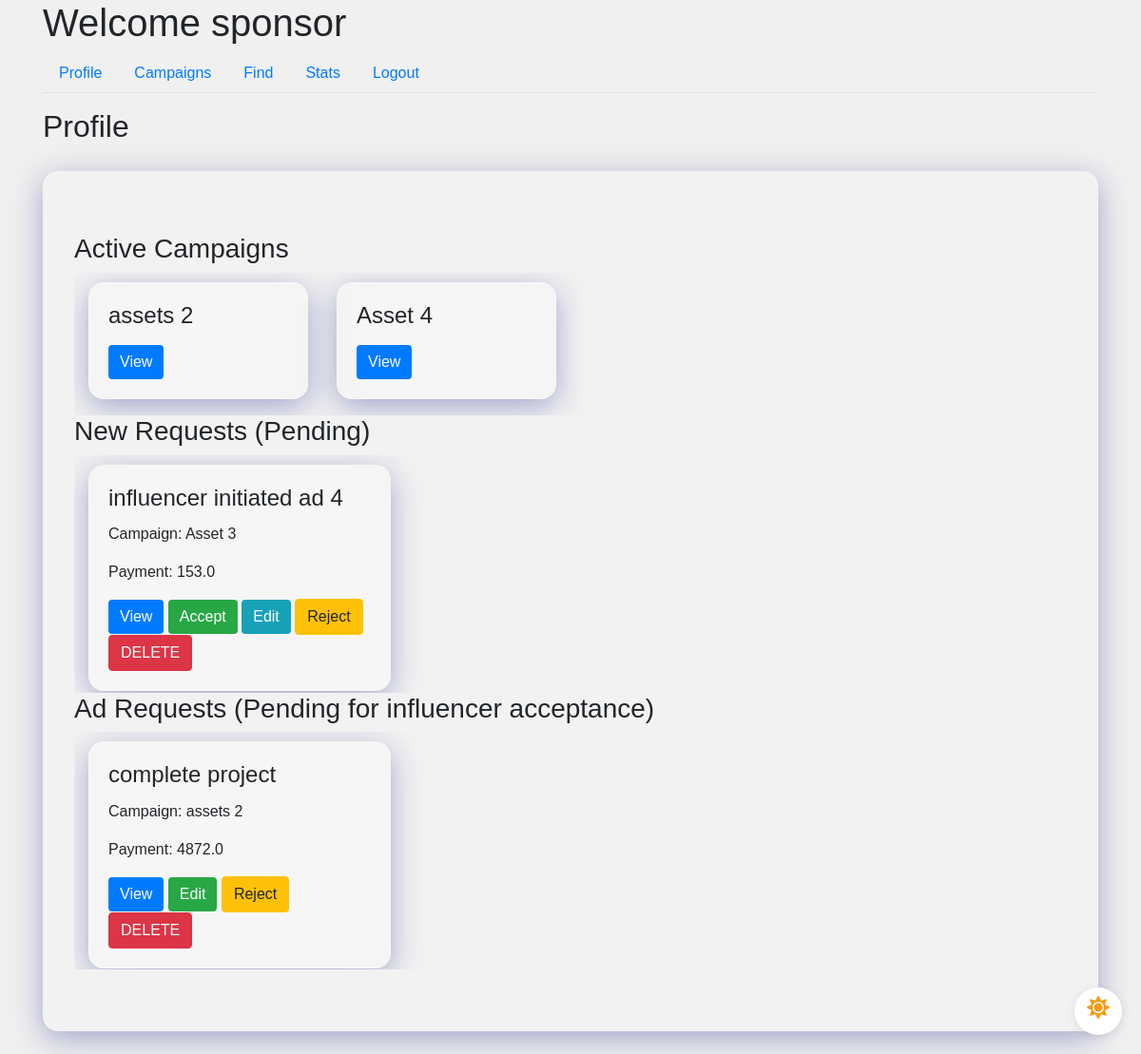
Page /sponsor/profile (signed in) on the committed database.
### app/models.py (models this page shows, shortened)
class User(UserMixin, db.Model):
    id = db.Column(db.Integer, primary_key=True)
    username = db.Column(db.String(64), unique=True, nullable=False)
    email = db.Column(db.String(120), unique=True, nullable=False)
    password_hash = db.Column(db.String(128), nullable=False)
    role = db.Column(db.String(20), nullable=False)
    industry = db.Column(db.String(120))  # For Sponsors
    platforms = db.Column(db.Text)  # For Influencers
    category = db.Column(db.String(120))  # For Influencers
    niche = db.Column(db.String(120))  # For Influencers
    profile_pic = db.Column(db.String(20), nullable=False, default='download.png')
    flag = db.Column(db.Boolean, default=False, nullable=False)  # Add flag column

class Campaign(db.Model):
    id = db.Column(db.Integer, primary_key=True)
    name = db.Column(db.String(100), nullable=False)
    description = db.Column(db.Text, nullable=False)
    budget = db.Column(db.Float, nullable=False)
    visibility = db.Column(db.String(10), nullable=False)  # 'public', 'private'
    start_date = db.Column(db.Date, nullable=False)
    end_date = db.Column(db.Date, nullable=False)
    user_id = db.Column(db.Integer, db.ForeignKey('user.id'), nullable=False)
    ad_requests = db.relationship('AdRequest', backref='campaign', lazy=True)
    flag = db.Column(db.Boolean, default=False, nullable=False)  # Add flag column

class AdRequest(db.Model):
    id = db.Column(db.Integer, primary_key=True)
    campaign_id = db.Column(db.Integer, db.ForeignKey('campaign.id'), nullable=False)
    influencer_id = db.Column(db.Integer, db.ForeignKey('user.id'), nullable=False)
    requirements = db.Column(db.Text, nullable=False)
    payment_amount = db.Column(db.Float, nullable=False)
    status_influencer = db.Column(db.String(10), nullable=False)
    status_sponsor = db.Column(db.String(10), nullable=False)

### app/routes.py (the view)
@main.route('/sponsor/profile')
@login_required
def sponsor_profile():
    if current_user.role != 'sponsor':
        return redirect(url_for('main.dashboard'))
    sponsor = current_user
    active_campaigns = Campaign.query.join(AdRequest, Campaign.id == AdRequest.campaign_id)\
    .filter(Campaign.user_id == sponsor.id, AdRequest.status_sponsor == "Accepted").all()
    new_requests = AdRequest.query.join(Campaign, AdRequest.campaign_id == Campaign.id)\
    .filter(
        Campaign.user_id == sponsor.id,
        AdRequest.status_sponsor == 'Pending', AdRequest.status_influencer != 'Rejected'
    ).all()
    active_influencer = User.query.filter_by(role='influencer').all()
    influencer_pending_request = AdRequest.query.join(Campaign, AdRequest.campaign_id == Campaign.id)\
                              .filter(Campaign.user_id == sponsor.id, AdRequest.status_influencer == 'Pending', AdRequest.status_sponsor != 'Rejected').all()
    return render_template('sponsor_profile.html',
                           sponsor=sponsor,
                           active_campaigns=active_campaigns,
                           active_influencer=active_influencer,
                           new_requests=new_requests,
                           influencer_pending_request=influencer_pending_request)

### app/models.py (called while the page is built)
@login_manager.user_loader
def load_user(user_id):
    return User.query.get(int(user_id))

### app/templates/sponsor_profile.html (shortened to what this page needs)
{% extends "sponsor_dashboard.html" %}
{% block tab_content %}
<h2>Profile</h2>
<div class="admin-profile-padding"></div>
<div class="col-md-13">
    <div class="jumbotron glassmorphism mb-4 animated" id="jumbotron">
        <h3>Active Campaigns</h3>
            <div class="scrollable-container scrollable-container-custom-height-spon-1">
                <div class="row-container">
                    {% for campaign in active_campaigns %}
                    <div class="col-md-3">
                        <div class="request-box card glassmorphism">
                            <div class="card-body">
                                <h4 class="card-title">{{ campaign.name }}</h4>
                                <button class="btn btn-primary" data-toggle="modal" data-target="#campaignModal" data-id="{{ campaign.id }}">View</button>
                            </div>
                        </div>
                    </div>
                    {% endfor %}
                </div>
            </div>
        <h3>New Requests (Pending)</h3>
            <div class="scrollable-container scrollable-container-custom-height-spon-2">
                <div class="row-container">
                    {% for request in new_requests %}
                    <div class="col-md-4">
                        <div class="request-box card glassmorphism">
                            <div class="card-body">
                                <h4 class="card-title">{{ request.requirements }}</h4>
                                <p class="card-text">Campaign: {{ request.campaign.name }}</p>
                                <p class="card-text">Payment: {{ request.payment_amount }}</p>
                                <button class="btn btn-primary" data-toggle="modal" data-target="#adRequestModal" data-id="{{ request.id }}">View</button>
                                {% for influencer in active_influencer %}
                                    {% if request.campaign.flag == 0 and current_user.flag == 0 and influencer.id == request.influencer_id and influencer.flag == 0 %}
                                        <a href="{{ url_for('main.accept_request_sponsor', id=request.id) }}" class="btn btn-success">Accept</a>
                                        <a href="{{ url_for('main.edit_ad_request_spon', id=request.id) }}" class="btn btn-info">Edit</a>
                                        <a href="{{ url_for('main.reject_request_sponsor', id=request.id) }}" class="btn btn-warning">Reject</a>
                                        <a href="{{ url_for('main.delete_ad_request', id=request.id) }}" class="btn btn-danger">DELETE</a>
                                    {% endif %}
                                {% endfor %}
                            </div>
                        </div>
                    </div>
                    {% endfor %}
                </div>
            </div>
        <h3>Ad Requests (Pending for influencer acceptance)</h3>
        <div class="scrollable-container scrollable-container-custom-height-spon-3">
            <div class="row-container">
                {% for request in influencer_pending_request %}
                <div class="col-md-4">
                    <div class="request-box card glassmorphism">
                        <div class="card-body">
                            <h4 class="card-title">{{ request.requirements }}</h4>
                            <p class="card-text">Campaign: {{ request.campaign.name }}</p>
                            <p class="card-text">Payment: {{ request.payment_amount }}</p>
                            <button class="btn btn-primary" data-toggle="modal" data-target="#adRequestModal" data-id="{{ request.id }}">View</button>
                            {% for influencer in active_influencer %}
                                {% if request.campaign.flag == 0 and current_user.flag == 0 and influencer.id == request.influencer_id and influencer.flag == 0 %}
                                    <a href="{{ url_for('main.edit_ad_request_spon', id=request.id) }}" class="btn btn-success">Edit</a>
                                    <a href="{{ url_for('main.reject_request_sponsor', id=request.id) }}" class="btn btn-warning">Reject</a>
                                    <a href="{{ url_for('main.delete_campaign', id=request.id) }}" class="btn btn-danger">DELETE</a>
                                {% endif %}
                            {% endfor %}
                        </div>
                    </div>
                </div>
                {% endfor %}
            </div>
        </div>
</div>
{% endblock %}

### app/templates/sponsor_dashboard.html (shortened to what this page needs)
{% extends "base.html" %}
{% block content %}
<div class="dark-mode-toggle">
    <label for="darkSwitch" class="toggle-label">
        <i class="fas fa-sun light-mode-icon"></i>
    </label>
</div>
<h1>Welcome {{ current_user.username }}</h1>
<ul class="nav nav-tabs">
    <li class="nav-item">
        <a class="nav-link" href="{{ url_for('main.sponsor_profile') }}">Profile</a>
    </li>
    <li class="nav-item">
        <a class="nav-link" href="{{ url_for('main.sponsor_campaigns') }}">Campaigns</a>
    </li>
    <li class="nav-item">
        <a class="nav-link" href="{{ url_for('main.sponsor_find') }}">Find</a>
    </li>
    <li class="nav-item">
        <a class="nav-link" href="{{ url_for('main.sponsor_stats') }}">Stats</a>
    </li>
    <li class="nav-item">
        <a class="nav-link" href="{{ url_for('main.logout') }}">Logout</a>
    </li>
</ul>
<div class="tab-content mt-3">
    {% block tab_content %}{% endblock %}
</div>
{% endblock %}

### app/static/css/styles.css (style rules this page uses)
.scrollable-container { display: flex; flex-direction: column; overflow-y: auto; height: 255px; scroll-snap-type: y mandatory; }
.scrollable-container-custom-height-spon-1 { height: 150px; }
.scrollable-container-custom-height-spon-2 { height: 250px; }
.scrollable-container-custom-height-spon-3 { height: 250px; }
.admin-profile-padding { padding: 10px; }
.row-container { display: flex; flex-wrap: wrap; margin-top: 10px; }
.row-container > .col-md-3 { flex: 0 0 25%; box-sizing: border-box; scroll-snap-align: start; margin-bottom: 15px; }
body { font-family: 'Arial', sans-serif; background-color: #f0f0f0; margin: 0; padding: 0; transition: background-color 0.3s; }
.glassmorphism { background: rgba(255, 255, 255, 0.15); border-radius: 16px; backdrop-filter: blur(10px); -webkit-backdrop-filter: blur(10px); box-shadow: 0 8px 32px rgba(31, 38, 135, 0.37); border: 1px solid rgba(255, 255, 255, 0.18); transition: all 0.3s ease-in-out; }
.btn-primary { background-color: #007bff; border: none; }
.btn-success { background-color: #28a745; border: none; }
.btn-info { background-color: #17a2b8; border: none; }
.animated { animation: float 3s ease-in-out infinite; }
.dark-mode-toggle { position: fixed; bottom: 20px; right: 20px; width: 50px; height: 50px; border-radius: 50%; background-color: #fff; box-shadow: 0 2px 10px rgba(0, 0, 0, 0.1); display: flex; align-items: center; justify-content: center; cursor: pointer; z-index: 1000; }
.toggle-label { display: flex; align-items: center; justify-content: center; width: 100%; height: 100%; cursor: pointer; position: relative; }
.light-mode-icon, .dark-mode-icon { position: absolute; font-size: 24px; }
.light-mode-icon { color: #f39c12; opacity: 1; transition: opacity 0.3s; }

### rows in the picture
User: username "sponsor"
Campaign: name "assets 2"
Campaign: name "Asset 4"
AdRequest: requirements "influencer initiated ad 4", campaign.name "Asset 3", payment_amount "153.0"
AdRequest: requirements "complete project", campaign.name "assets 2", payment_amount "4872.0"
